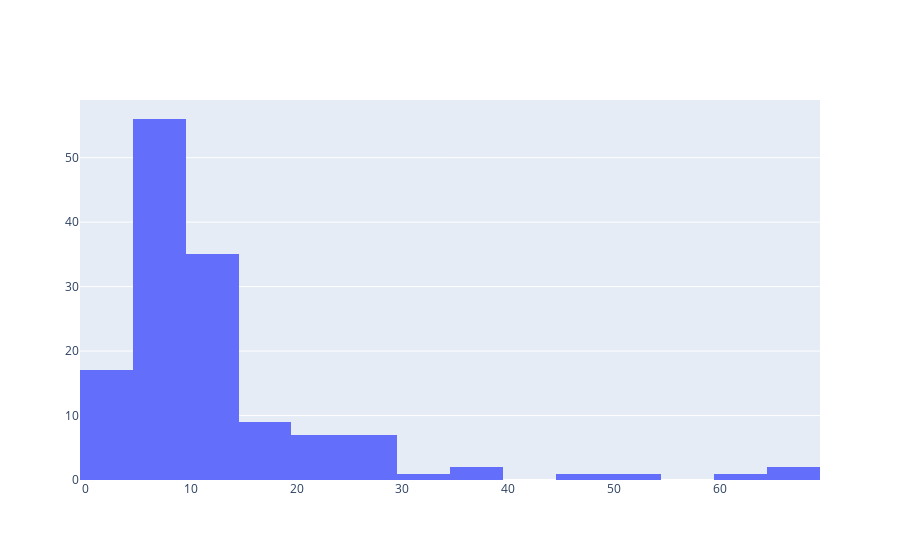

Write notebook code for a chart like this one.
### Markdown cell above
#### Version 2

### Code cell
# evaluate how to define download groups 
x = top_ds_v2['count'].tolist()
fig = go.Figure(data=[go.Histogram(x=x)])
fig.show()

### Figure 1 — Plotly figure (JSON) as saved in the notebook; plotly's stock layout.template omitted (floating-point values rounded to 4 significant figures; data arrays with more than 128 entries replaced by an {"elided": "..."} marker saying what was removed)
{"data": [{"type": "histogram", "x": {"elided": "139 int values"}}], "layout": {}}
